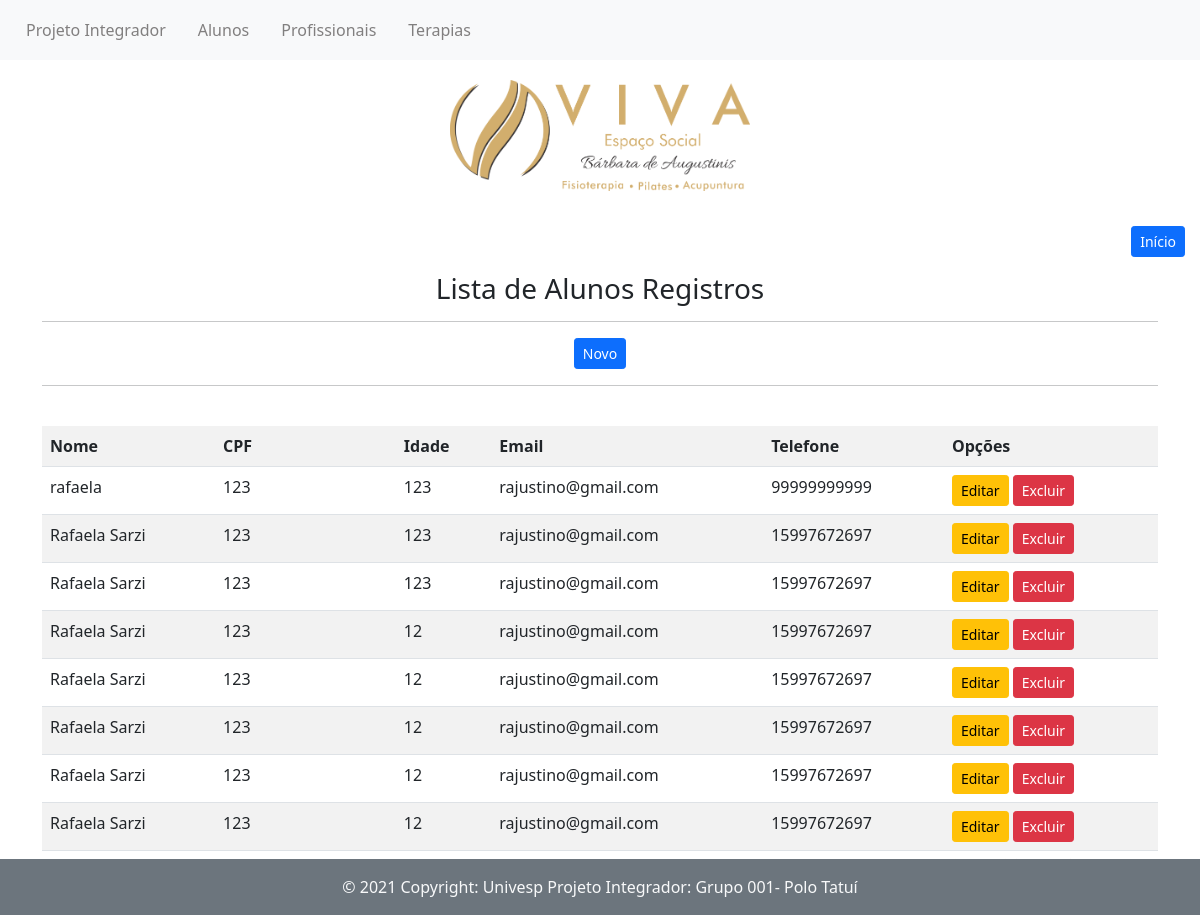
/listar/aluno/, run on an earlier commit of the app's database.
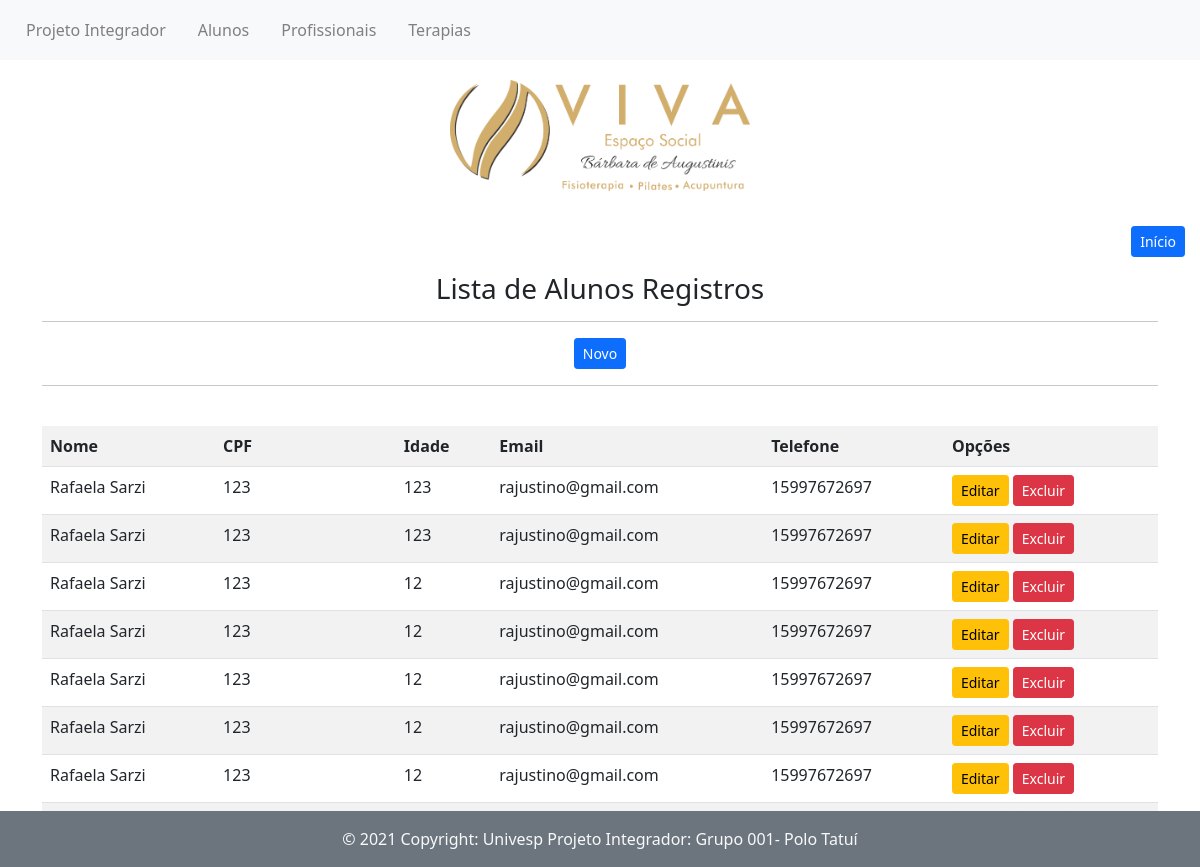
And on a later commit of the database.
### paginas/models.py (models this page shows, shortened)
class CadastroAlunos(models.Model):
    nome = models.CharField(max_length=50)
    cpf = models.IntegerField()
    idade = models.CharField(max_length=50)
    email = models.EmailField(max_length=155)
    telefone = models.IntegerField()

### paginas/views.py (the view)
# urls.py: path('listar/aluno/', CadastroList.as_view(),
class CadastroList(ListView):
    template_name = 'paginas/listas/alunos.html'
    model = CadastroAlunos

### paginas/templates/paginas/listas/alunos.html
{% extends 'paginas/modelo.html' %}
{% load static %}
{% block conteudo %}
<div class="btn-inicio">
<a href="{% url 'index'%}" class="btn btn-primary btn-sm">Início</a>
</div>
<div class="container">
<h3>Lista de Alunos Registros</h3>
<hr>
<a href="{% url 'cadastrar-aluno'%}" class="btn btn-primary btn-sm">Novo</a>
<hr>
<br>
<div class="table-responsive">
  <table class="table table-striped">
    <tr>
      <th>Nome</th>
      <th>CPF</th>
      <th>Idade</th>
      <th>Email</th>
      <th>Telefone</th>
      <th>Opções</th>
    </tr>
    {% for alunos in object_list %}
    <tr>
      <td>{{alunos.nome}}</td>
      <td>{{alunos.cpf}}</td>
      <td>{{alunos.idade}}</td>
      <td>{{alunos.email}}</td>
      <td>{{alunos.telefone}}</td>
      <td>
        <a href="{% url 'editar-aluno' alunos.pk %}" class="btn btn-warning btn-sm">Editar</a>
        <a href="{% url 'excluir-aluno' alunos.pk %}" class="btn btn-danger btn-sm">Excluir</a>
      </td>
    </tr>
    {% empty %}
    <tr>
      <td colspan="6">Nenhum aluno registrado.</td>
    </tr>
    {% endfor %}
  </table>
</div>
</div>
{% endblock %}

What changed in the data, as far as the page shows it:
removed CadastroAlunos: nome "rafaela", cpf "123", idade "123", email "rajustino@gmail.com", telefone "99999999999"
